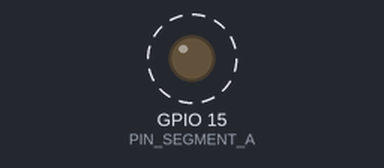
The sketch below on a simulated ESP32. Shown: output pins drawn as LEDs (lit = HIGH). Dashed ring = blinking. What the sketch prints to the serial monitor is not drawn.

Above: at 0.5 s.
Timing chart, 0 to 4.6 s (numbered marks = the images above):
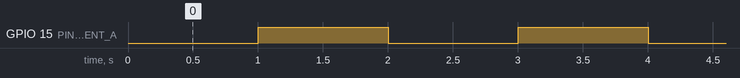

The sketch:

016-00_7-segment_blink_LED_A.ino
```cpp
/**********************************************************************
* Filename    : 016-00_7-segment_blink_LED_A
* Description : Use 7-segment component to display
* number. But now just blink one LED (LED A) of
* the component.
* Auther      : Alternatives Solutions
* Modification: 2026/02/22
**********************************************************************/

#define PIN_SEGMENT_A   15    //ESP32 pin 15 connected to SegmentA(pin7)
#define DELAY_TIME      500

// the setup function runs once when you press reset or power the board
void setup() {
  pinMode(PIN_SEGMENT_A, OUTPUT);
  Serial.begin(115200);
  Serial.println("\nESP32 Wrover initialization completed!");
//  Serial.println("Ready to handle data...\n");
}

// the loop function runs over and over again forever
void loop() {
  digitalWrite(PIN_SEGMENT_A, LOW);
  delay(2 * DELAY_TIME);
  digitalWrite(PIN_SEGMENT_A, HIGH);
  delay(2 * DELAY_TIME);
}
```

Measured:
- by itself, GPIO 15 (PIN_SEGMENT_A): alternates HIGH for 1.0 s and LOW for 1.0 s
